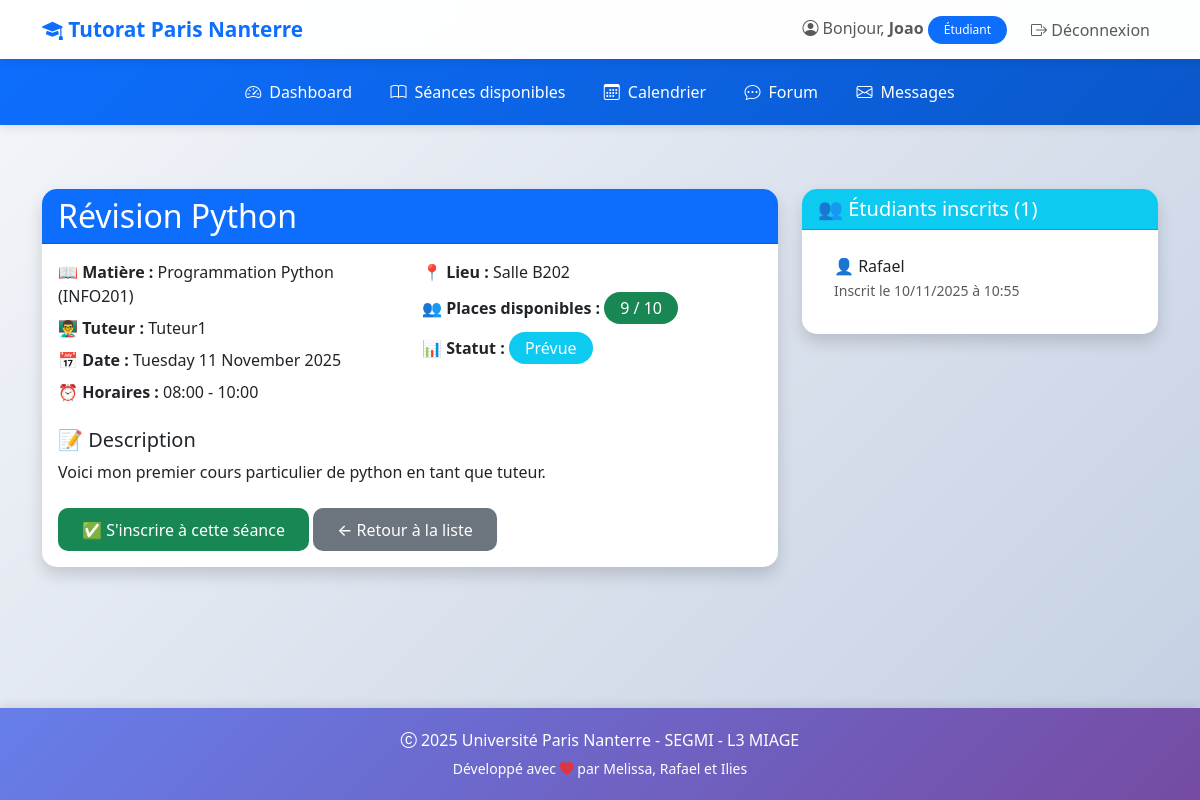
The page /seance/1/ (signed in) on the database as committed earlier.
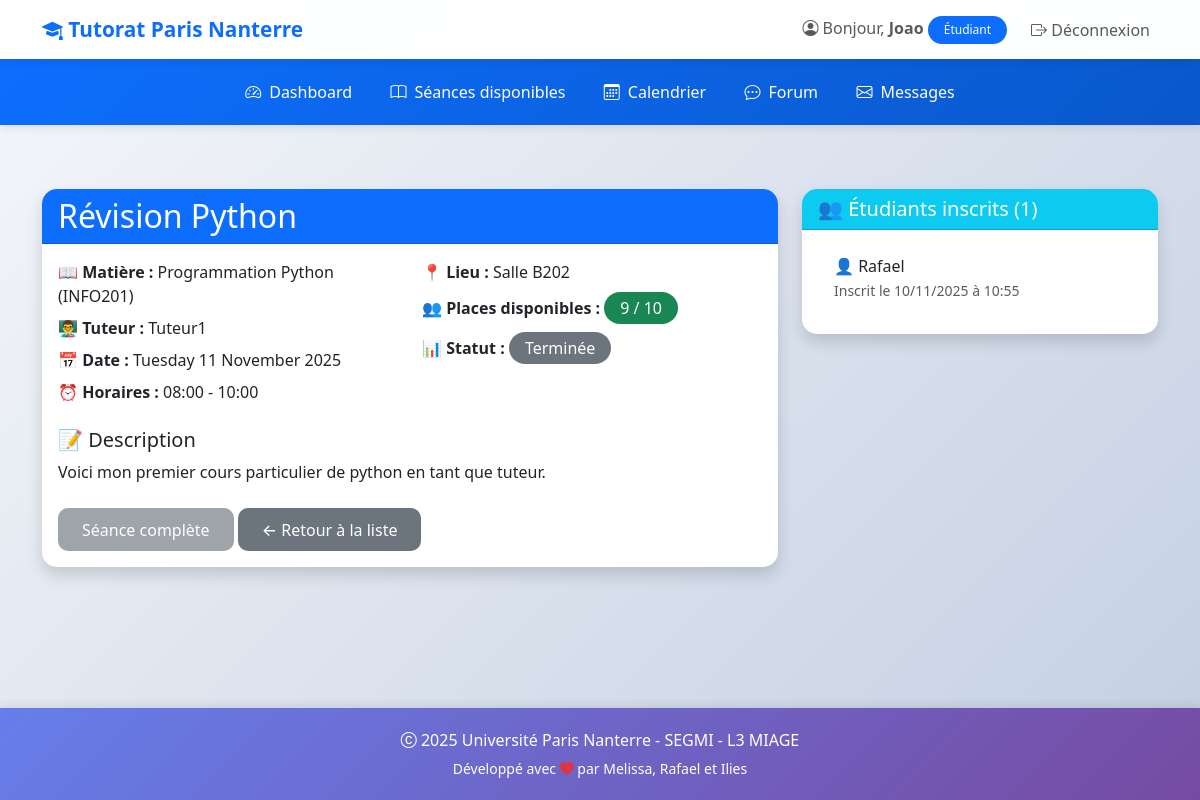
The same page on the database as committed later.
### tutorat/models.py (models this page shows, shortened)
class Seance(models.Model):
    STATUT_CHOICES = (
        ('PREVUE', 'Prévue'),
        ('EN_COURS', 'En cours'),
        ('TERMINEE', 'Terminée'),
        ('ANNULEE', 'Annulée'),
    )
    titre = models.CharField(max_length=200, verbose_name="Titre de la séance")
    matiere = models.ForeignKey(
        Matiere,
        on_delete=models.CASCADE,
        related_name='seances',
        verbose_name="Matière"
    )
    tuteur = models.ForeignKey(
        User,
        on_delete=models.CASCADE,
        related_name='seances_tuteur',
        limit_choices_to={'role': 'TUTEUR'},
        verbose_name="Tuteur"
    )
    date = models.DateField(verbose_name="Date")
    heure_debut = models.TimeField(verbose_name="Heure de début")
    heure_fin = models.TimeField(verbose_name="Heure de fin")
    lieu = models.CharField(max_length=200, verbose_name="Lieu")
    description = models.TextField(blank=True, verbose_name="Description")
    places_max = models.IntegerField(default=10, verbose_name="Places maximum")
    statut = models.CharField(
        max_length=20,
        choices=STATUT_CHOICES,
        default='PREVUE',
        verbose_name="Statut"
    )
    created_at = models.DateTimeField(auto_now_add=True)
    updated_at = models.DateTimeField(auto_now=True)
    class Meta:
        verbose_name = "Séance"
        verbose_name_plural = "Séances"
        ordering = ['-date', '-heure_debut']
    def places_disponibles(self):
        places_occupees = self.inscriptions.filter(statut='CONFIRMEE').count()
        return self.places_max - places_occupees

class Matiere(models.Model):
    nom = models.CharField(max_length=100, verbose_name="Nom de la matière")
    code = models.CharField(max_length=10, unique=True, verbose_name="Code")
    description = models.TextField(blank=True, verbose_name="Description")
    class Meta:
        verbose_name = "Matière"
        verbose_name_plural = "Matières"
        ordering = ['nom']

class User(AbstractUser):
    ROLE_CHOICES = (
        ('ETUDIANT', 'Étudiant'),
        ('TUTEUR', 'Tuteur'),
        ('ADMIN', 'Administrateur'),
    )
    role = models.CharField(
        max_length=20,
        choices=ROLE_CHOICES,
        default='ETUDIANT',
        verbose_name="Rôle"
    )
    telephone = models.CharField(
        max_length=15,
        blank=True,
        null=True,
        verbose_name="Téléphone"
    )
    date_naissance = models.DateField(
        blank=True,
        null=True,
        verbose_name="Date de naissance"
    )
    class Meta:
        verbose_name = "Utilisateur"
        verbose_name_plural = "Utilisateurs"

### tutorat/views.py (the view)
# urls.py: path('seance/<int:pk>/', views.seance_detail, name='seance_detail'),
@login_required
def seance_detail(request, pk):
    seance = get_object_or_404(Seance.objects.select_related('matiere', 'tuteur'), pk=pk)
    inscriptions = seance.inscriptions.filter(statut='CONFIRMEE').select_related('etudiant')
    est_inscrit = False
    if request.user.role == 'ETUDIANT':
        est_inscrit = seance.inscriptions.filter(
            etudiant=request.user,
            statut='CONFIRMEE'
        ).exists()
    context = {
        'seance': seance,
        'inscriptions': inscriptions,
        'est_inscrit': est_inscrit,
        'peut_modifier': request.user == seance.tuteur or request.user.role == 'ADMIN',
    }
    return render(request, 'tutorat/seance_detail.html', context)

### tutorat/templates/tutorat/seance_detail.html (shortened to what the changed rows need)
{% extends 'tutorat/base.html' %}
{% block content %}
<div class="row">
    <div class="col-md-8">
        <div class="card shadow">
            <div class="card-header bg-primary text-white">
                <h2 class="mb-0">{{ seance.titre }}</h2>
            </div>
            <div class="card-body">
                <div class="row mb-3">
                    <div class="col-md-6">
                        <p class="mb-2"><strong>📖 Matière :</strong> {{ seance.matiere.nom }} ({{ seance.matiere.code }})</p>
                        <p class="mb-2"><strong>👨‍🏫 Tuteur :</strong> {{ seance.tuteur.get_full_name|default:seance.tuteur.username }}</p>
                        <p class="mb-2"><strong>📅 Date :</strong> {{ seance.date|date:"l d F Y" }}</p>
                        <p class="mb-2"><strong>⏰ Horaires :</strong> {{ seance.heure_debut|time:"H:i" }} - {{ seance.heure_fin|time:"H:i" }}</p>
                    </div>
                    <div class="col-md-6">
                        <p class="mb-2"><strong>📍 Lieu :</strong> {{ seance.lieu }}</p>
                        <p class="mb-2">
                            <strong>👥 Places disponibles :</strong>
                            <span class="badge {% if seance.places_disponibles > 0 %}bg-success{% else %}bg-danger{% endif %} fs-6">
                                {{ seance.places_disponibles }} / {{ seance.places_max }}
                            </span>
                        </p>
                        <p class="mb-2">
                            <strong>📊 Statut :</strong>
                            <span class="badge
                                {% if seance.statut == 'PREVUE' %}bg-info
                                {% elif seance.statut == 'EN_COURS' %}bg-warning
                                {% elif seance.statut == 'TERMINEE' %}bg-secondary
                                {% else %}bg-danger{% endif %} fs-6">
                                {{ seance.get_statut_display }}
                            </span>
                        </p>
                    </div>
                </div>
                {% if seance.description %}
                <div class="mb-3">
                    <h5>📝 Description</h5>
                    <p>{{ seance.description }}</p>
                </div>
                {% endif %}
                <div class="mt-4">
                    {% if user.role == 'ETUDIANT' %}
                        {% if est_inscrit %}
                            <form method="post" action="{% url 'inscription_delete' inscriptions.0.pk %}" class="d-inline">
                                {% csrf_token %}
                                <button type="submit" class="btn btn-danger">
                                    ❌ Me désinscrire
                                </button>
                            </form>
                            <a href="{% url 'messagerie_nouvelle' seance.tuteur.id %}" class="btn btn-info">
                                <i class="bi bi-chat-dots"></i> Contacter le tuteur
                            </a>
                        {% elif seance.places_disponibles > 0 and seance.statut == 'PREVUE' %}
                            <form method="post" action="{% url 'inscription_create' seance.pk %}" class="d-inline">
                                <button type="submit" class="btn btn-success">
                                    ✅ S'inscrire à cette séance
                                </button>
                            </form>
                        {% else %}
                            <button class="btn btn-secondary" disabled>
                                Séance complète
                            </button>
                        {% endif %}
                    {% endif %}
                    <a href="{% url 'seance_list' %}" class="btn btn-secondary">
                        ← Retour à la liste
                    </a>
                </div>
            </div>
        </div>
    </div>
</div>
{% endblock %}

Rows that differ between the two databases and show on the page:
changed Seance "Révision Python": statut "Prévue" → "Terminée"
Other text that changed with them:
text no longer shown: "✅ S'inscrire à cette séance"
text now shown: "Séance complète"
